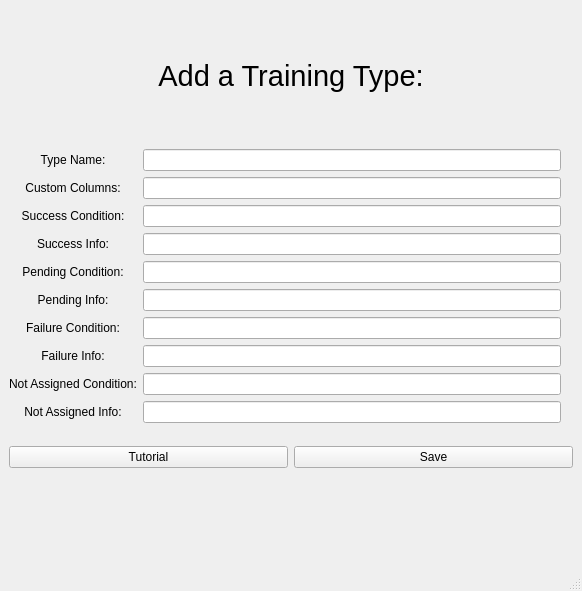
<?xml version="1.0" encoding="UTF-8"?>
<ui version="4.0">
 <class>AddWindow</class>
 <widget class="QMainWindow" name="AddWindow">
  <property name="geometry">
   <rect>
    <x>0</x>
    <y>0</y>
    <width>582</width>
    <height>591</height>
   </rect>
  </property>
  <property name="windowTitle">
   <string>Add Training Type</string>
  </property>
  <widget class="QWidget" name="centralwidget">
   <layout class="QGridLayout" name="gridLayout">
    <item row="3" column="0" colspan="3">
     <layout class="QHBoxLayout" name="horizontalLayout_3">
      <item>
       <widget class="QPushButton" name="tutorialBtn">
        <property name="font">
         <font>
          <family>Arial</family>
         </font>
        </property>
        <property name="text">
         <string>Tutorial</string>
        </property>
       </widget>
      </item>
      <item>
       <widget class="QPushButton" name="saveBtn">
        <property name="font">
         <font>
          <family>Arial</family>
         </font>
        </property>
        <property name="text">
         <string>Save</string>
        </property>
       </widget>
      </item>
     </layout>
    </item>
    <item row="1" column="0">
     <layout class="QHBoxLayout" name="horizontalLayout">
      <item>
       <layout class="QVBoxLayout" name="verticalLayout">
        <item>
         <widget class="QLabel" name="tNameLabel">
          <property name="text">
           <string>Type Name:</string>
          </property>
          <property name="alignment">
           <set>Qt::AlignCenter</set>
          </property>
         </widget>
        </item>
        <item>
         <widget class="QLabel" name="colListLabel">
          <property name="font">
           <font>
            <family>Arial</family>
           </font>
          </property>
          <property name="text">
           <string>Custom Columns:</string>
          </property>
          <property name="alignment">
           <set>Qt::AlignCenter</set>
          </property>
         </widget>
        </item>
        <item>
         <widget class="QLabel" name="successCondLabel">
          <property name="font">
           <font>
            <family>Arial</family>
           </font>
          </property>
          <property name="text">
           <string>Success Condition:</string>
          </property>
          <property name="alignment">
           <set>Qt::AlignCenter</set>
          </property>
         </widget>
        </item>
        <item>
         <widget class="QLabel" name="successInfoLabel">
          <property name="text">
           <string>Success Info:</string>
          </property>
          <property name="alignment">
           <set>Qt::AlignCenter</set>
          </property>
         </widget>
        </item>
        <item>
         <widget class="QLabel" name="pendingCondLabel">
          <property name="font">
           <font>
            <family>Arial</family>
           </font>
          </property>
          <property name="text">
           <string>Pending Condition:</string>
          </property>
          <property name="alignment">
           <set>Qt::AlignCenter</set>
          </property>
         </widget>
        </item>
        <item>
         <widget class="QLabel" name="pendingInfoLabel">
          <property name="text">
           <string>Pending Info:</string>
          </property>
          <property name="alignment">
           <set>Qt::AlignCenter</set>
          </property>
         </widget>
        </item>
        <item>
         <widget class="QLabel" name="failureCondLabel">
          <property name="font">
           <font>
            <family>Arial</family>
           </font>
          </property>
          <property name="text">
           <string>Failure Condition:</string>
          </property>
          <property name="alignment">
           <set>Qt::AlignCenter</set>
          </property>
         </widget>
        </item>
        <item>
         <widget class="QLabel" name="failureInfoLabel">
          <property name="text">
           <string>Failure Info:</string>
          </property>
          <property name="alignment">
           <set>Qt::AlignCenter</set>
          </property>
         </widget>
        </item>
        <item>
         <widget class="QLabel" name="notAssignedCondLabel">
          <property name="font">
           <font>
            <family>Arial</family>
           </font>
          </property>
          <property name="text">
           <string>Not Assigned Condition:</string>
          </property>
          <property name="alignment">
           <set>Qt::AlignCenter</set>
          </property>
         </widget>
        </item>
        <item>
         <widget class="QLabel" name="notAssignedInfoLabel">
          <property name="text">
           <string>Not Assigned Info:</string>
          </property>
          <property name="alignment">
           <set>Qt::AlignCenter</set>
          </property>
         </widget>
        </item>
       </layout>
      </item>
      <item>
       <layout class="QVBoxLayout" name="verticalLayout_2">
        <item>
         <widget class="QLineEdit" name="tName"/>
        </item>
        <item>
         <widget class="QLineEdit" name="colList">
          <property name="maximumSize">
           <size>
            <width>500</width>
            <height>16777215</height>
           </size>
          </property>
          <property name="text">
           <string/>
          </property>
         </widget>
        </item>
        <item>
         <widget class="QLineEdit" name="successCond">
          <property name="maximumSize">
           <size>
            <width>500</width>
            <height>16777215</height>
           </size>
          </property>
          <property name="text">
           <string/>
          </property>
         </widget>
        </item>
        <item>
         <widget class="QLineEdit" name="successInfo"/>
        </item>
        <item>
         <widget class="QLineEdit" name="pendingCond">
          <property name="maximumSize">
           <size>
            <width>500</width>
            <height>16777215</height>
           </size>
          </property>
          <property name="text">
           <string/>
          </property>
         </widget>
        </item>
        <item>
         <widget class="QLineEdit" name="pendingInfo"/>
        </item>
        <item>
         <widget class="QLineEdit" name="failureCond"/>
        </item>
        <item>
         <widget class="QLineEdit" name="failureInfo">
          <property name="maximumSize">
           <size>
            <width>500</width>
            <height>16777215</height>
           </size>
          </property>
          <property name="text">
           <string/>
          </property>
         </widget>
        </item>
        <item>
         <widget class="QLineEdit" name="notAssignedCond"/>
        </item>
        <item>
         <widget class="QLineEdit" name="notAssignedInfo">
          <property name="maximumSize">
           <size>
            <width>500</width>
            <height>16777215</height>
           </size>
          </property>
          <property name="text">
           <string/>
          </property>
         </widget>
        </item>
       </layout>
      </item>
     </layout>
    </item>
    <item row="4" column="0" colspan="3">
     <widget class="QLabel" name="actionLabel">
      <property name="sizePolicy">
       <sizepolicy hsizetype="Preferred" vsizetype="Preferred">
        <horstretch>0</horstretch>
        <verstretch>0</verstretch>
       </sizepolicy>
      </property>
      <property name="maximumSize">
       <size>
        <width>16777215</width>
        <height>50</height>
       </size>
      </property>
      <property name="text">
       <string/>
      </property>
      <property name="alignment">
       <set>Qt::AlignCenter</set>
      </property>
     </widget>
    </item>
    <item row="0" column="0" colspan="3">
     <widget class="QLabel" name="label_5">
      <property name="maximumSize">
       <size>
        <width>16777215</width>
        <height>100</height>
       </size>
      </property>
      <property name="font">
       <font>
        <family>Arial</family>
        <pointsize>22</pointsize>
       </font>
      </property>
      <property name="text">
       <string>Add a Training Type:</string>
      </property>
      <property name="alignment">
       <set>Qt::AlignCenter</set>
      </property>
     </widget>
    </item>
   </layout>
  </widget>
  <widget class="QMenuBar" name="menubar">
   <property name="geometry">
    <rect>
     <x>0</x>
     <y>0</y>
     <width>582</width>
     <height>26</height>
    </rect>
   </property>
  </widget>
  <widget class="QStatusBar" name="statusbar"/>
 </widget>
 <resources/>
 <connections/>
</ui>
